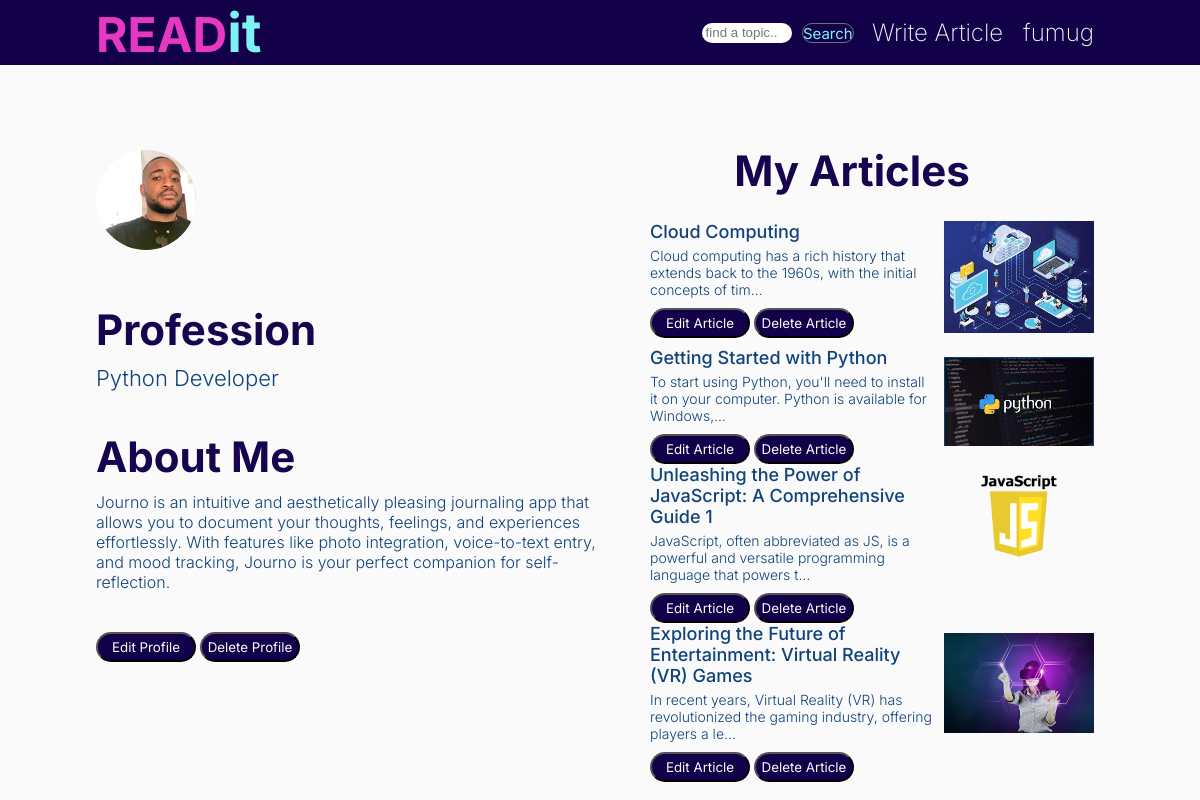
/account (signed in), run on the app's committed database.
### USER_PROFILE/models.py (models this page shows, shortened)
class Profile(models.Model):
    name =  models.OneToOneField(User,on_delete=models.CASCADE)
    username = models.CharField(max_length=200,null=True,blank=True)
    email = models.EmailField()
    profession = models.CharField(max_length=200)
    picture = models.ImageField(upload_to='img',blank=True,null=True,default='images/default.png')
    about = models.TextField()
    profile_id = models.UUIDField(default=uuid.uuid4, editable = False, unique=True, primary_key=True)

### CMS_APP/models.py (models this page shows, shortened)
class Post(models.Model):
    author = models.ForeignKey(Profile,on_delete=models.CASCADE )
    title = models.CharField(max_length=100)
    image = models.ImageField(upload_to = 'post_images/')
    body = RichTextField()
    post_id = models.UUIDField(default = uuid.uuid4, primary_key=True, unique = True, editable=False)
    created = models.DateTimeField(auto_now_add=True)
    modified = models.DateTimeField(auto_now=True)
    slug = models.SlugField(unique=True)
    tag = models.ForeignKey(categories,on_delete=models.CASCADE,blank=True,null=True)
    likes = models.ManyToManyField(User, related_name='blog_post',blank=True,null = True )

### USER_PROFILE/views.py (the view)
# urls.py: path('account',views.account,name='account'),
def account(request):
   account = request.user.profile
   context = {'account':account}
   return render(request,'account.html',context)

### USER_PROFILE/templates/account.html (shortened to what this page needs)
{% load static %}
<!DOCTYPE html>
<html lang="en">
  <head>
    <link rel="stylesheet" href="{% static 'css/account.css' %}" />
  </head>
  <body>
    {%include 'navbar.html'%}
    <div class="contain">
      <div class="bio-container">
        <img class="pro-pic" src="{{account.picture.url}}" alt="" />
        <h1>Profession</h1>
        <p class="profession">{{account.profession}}</p>
        <h1>About Me</h1>
        <p class="about">{{account.about}}</p>
        <a
          style="text-decoration: none"
          href="{% url 'update_profile' account.profile_id %}"
        >
          <button class="bio-btn">Edit Profile</button>
        </a>
        <a href="{% url 'delete_profile' account.profile_id %}">
          <button class="bio-btn">Delete Profile</button>
        </a>
      </div>
      <div style="margin-top: 4%">
        <h1 class="my">My Articles</h1>
        <div class="my-articles">
          {% for post in account.post_set.all %}
          <div class="m-p">
            <p class="a-t">{{post.title}}</p>
            <p class="a-b">{{post.body|truncatechars:100}}</p>
            <a
              style="text-decoration: none"
              href="{%  url 'update' post.slug %}"
            >
              <button class="e-a">Edit Article</button>
            </a>
            <a
              style="text-decoration: none"
              href="{%  url 'delete' post.slug %}"
            >
              <button class="e-a">Delete Article</button>
            </a>
          </div>
          <div>
            <img class="a-p" src="{{post.image.url}}" alt="" />
          </div>
          {% endfor %}
          <br />
        </div>
      </div>
    </div>
  </body>
</html>

### CMS_APP/templates/navbar.html (shortened to what this page needs)
{% load static %}
<!DOCTYPE html>
<html lang="en">
  <head>
    <link rel="stylesheet" href="{% static  'css/navbar.css' %}" />
  </head>
  <body>
    {% if user.is_authenticated %}
    <header>
      <div class="nav-container">
        <a style="text-decoration: none" href="{% url 'home' %}">
          <p class="logo">READ<span>it</span></p>
        </a>
        <nav>
          <ul class="nav-items">
            <li class="search">
              <div>
                <form class="search-form" action="">
                  <input
                    class="search"
                    name="q"
                    type="search"
                    placeholder=" find a topic.."
                  />
                  <button class="search-btn">Search</button>
                </form>
              </div>
            </li>
            <li>
              <a class="nav-link" href="{% url 'post' %}">Write Article</a>
            </li>
            <li class="dropdown">
              <a href=" " class="dropdown-button dropdown-list"> {{user}}</a>
            </li>
          </ul>
        </nav>
      </div>
    </header>
    {% endif %}
  </body>
</html>

### static/css/account.css (style rules this page uses)
:root { --firsthead-color:#7DF2F2; --main-color:#FAFAFA; --secondhead-color:#E638C2; --button-color:#6989AB; --heading-color:#16044F; --text-color:#10437B; }
* { padding: 0; margin: 0; box-sizing: border-box; }
body { background-color: var(--main-color); }
.contain { display: grid; grid-template-columns: 1fr 1fr; margin-left: 8%; margin-right: 8%; margin-top: 5%; background-color: var(--main-color); }
h1 { font-family: Inter; font-size: 42px; font-weight: 700; color: var(--heading-color); }
.profession { font-family: Inter; font-size: 22px; font-weight: 300; color: var(--text-color); margin-bottom: 40px; margin-top: 10px; }
.about { font-family: Inter; font-size: 16px; font-weight: 300; color: var(--text-color); margin-bottom: 40px; margin-top: 10px; }
.bio-btn { font-family: Inter; background-color:#12004A; color: var(--main-color); text-decoration: none; border-radius: 15px; width: 100px; height: 30px; }
.pro-pic { height: 100px; width: 100px; border-radius:50%; margin-top: 25px; margin-bottom: 50px; }
.my { text-align: center; }
.my-articles { display: grid; grid-template-columns: 1fr 0.5fr; margin-left: 50px; margin-top: 15px;; }
.a-t { font-family: Inter; font-size: 18px; font-weight: 500; color: var(--text-color); margin-bottom: 5px; }
.a-b { font-family: Inter; font-size: 14px; font-weight: 300; color: var(--text-color); margin-bottom: 10px; }
.m-p { width: 100%; height: auto; align-self: center; }
.a-p { width: 150px; height: auto; margin: 10px; }
.e-a { font-family: Inter; background-color:#12004A; color: var(--main-color); text-decoration: none; border-radius: 15px; width: 100px; height: 30px; }

### static/css/navbar.css (style rules this page uses)
* { padding: 0; margin: 0; box-sizing: border-box; }
.nav-container { width: 100%; display: flex; align-items: center; background-color: #120148; padding-left: 8%; padding-right: 10%; justify-content: space-between; height: auto; }
.logo { align-self: center; color: #E638C2; font-family: Inter; font-size: 48px; font-weight: 700; }
.logo span { color: #7DF2F2; font-family: Inter; font-size: 54px; font-weight: 700; }
.nav-items { display: flex; list-style: none; }
.dropdown { align-self: center; position: relative; display: inline-block; }
.dropdown-button { font-family: Inter; font-size: 1.5rem; padding: 10px; color: #FAFAFA; border: none; cursor: pointer; text-decoration: none; font-weight: 200; }
.nav-link { text-decoration: none; font-family: Inter; font-size: 1.5rem; font-weight: 200; color: #FAFAFA; white-space: nowrap; margin: 10px; }
.nav-items li { align-self: center; }
.search { border: none; border-radius: 20px; height: 20px; margin-right: 10px; }
.search-btn { background-color:#12004A; border: 1px solid #707070; color: #7DF2F2; font-family: inter; font-weight: 400; font-size: 15px; border-radius: 10px; height: 20px; width: 100px; }
.search-form { display: flex; margin-right: 250px; }
@media only screen and (min-width:601px) { .nav-container { width: 100%; padding-left: 4%; padding-right: 2%; } }
@media only screen and (min-width:601px) { .search { height:20px; width: 90px; } }
@media only screen and (min-width:601px) { .search-btn { height: 20px; width: 105px; } }
@media only screen and (min-width:601px) { .search-form { margin-right: 50px; } }
@media only screen and (min-width:601px) { .nav-link { margin-left: 70px; } }
@media only screen and (min-width:768px) { .nav-container { width: 100%; padding-left: 8%; padding-right: 8%; } }
@media only screen and (min-width:768px) { .search { border: none; border-radius: 20px; height: 20px; margin-right: 10px; } }
@media only screen and (min-width:768px) { .search-btn { height: 20px; width: 100px; } }

### data on the page
Profile: picture (picture), profession "Python Developer", about "Journo is an intuitive and aesthetically pleasing journaling app that allows you to document your thoughts, feelings, and experiences effortlessly. With features like photo integration, voice-to-text entry, and mood tracking, Journo is your perfect companion for self-reflection."
Post: title "Cloud Computing", body "Cloud computing has a rich history that extends back to the 1960s, with the initial concepts of tim…", image (picture)
Post: title "Getting Started with Python", body "To start using Python, you'll need to install it on your computer. Python is available for Windows,…", image (picture)
Post: title "Unleashing the Power of JavaScript: A Comprehensive Guide 1", body "JavaScript, often abbreviated as JS, is a powerful and versatile programming language that powers t…", image (picture)
Post: title "Exploring the Future of Entertainment: Virtual Reality (VR) Games", body "In recent years, Virtual Reality (VR) has revolutionized the gaming industry, offering players a le…", image (picture)

### other printed values
{{ user }} "fumug"
